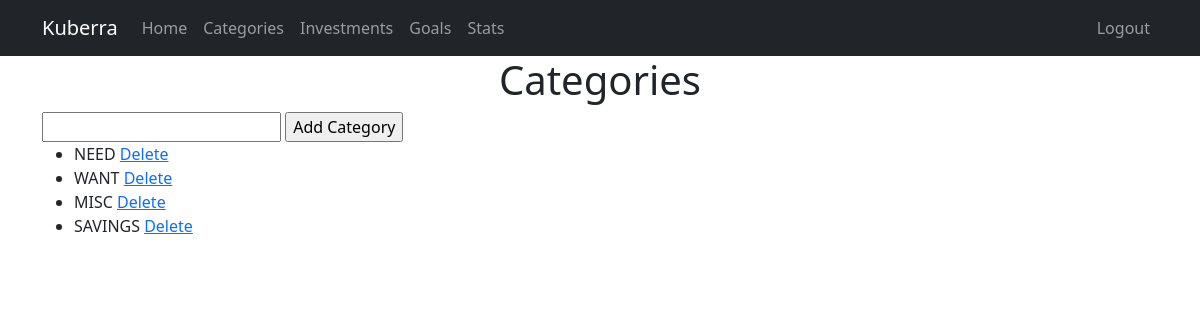
/categories (signed in), run on the app's committed database.
### website/models.py (models this page shows)
class Category(db.Model):
    id = db.Column(db.Integer, primary_key=True)
    name = db.Column(db.String(100), nullable=False)
    user_id = db.Column(db.Integer, db.ForeignKey('user.id', ondelete='CASCADE'), nullable=False)
    transactions = db.relationship('Transaction', backref='category', lazy=True)

### website/views.py (the view, shortened to what this page needs)
@views.route('/categories', methods=['GET', 'POST'])
@login_required
def categories():
    cats = Category.query.filter(Category.user_id == current_user.id, Category.name != 'None').all()
    return render_template('categories.html', categories=cats, user=current_user)

### website/__init__.py (called while the page is built)
def create_app():
    app = Flask(__name__)
    app.config['SECRET_KEY'] = 'duckthisshitimout'
    app.config['SQLALCHEMY_DATABASE_URI'] = f'sqlite:///{NAME}'
    db.init_app(app)
    from .views import views
    from .auth import auth
    app.register_blueprint(views, url_prefix='/')
    app.register_blueprint(auth, url_prefix='/')
    from .models import User, Category, Transaction
    create_db(app)
    manager = LoginManager()
    manager.login_view = 'auth.login'
    manager.init_app(app)
    @manager.user_loader
    def load_user(user_id):
        return User.query.get(int(user_id))
    return app

### website/templates/categories.html (shortened to what this page needs)
{% extends "base.html" %}
{% block content %}
    <h1 align="center">Categories</h1>
    <div id="categoryadd">
    <form method="POST" action="{{ url_for('views.categories') }}">
        <input type="text" name="category" required>
        <input type="submit" value="Add Category">
    </form>
    </div>
    <ul id="categories">
        {% for cat in categories %}
            <li>
                {{ cat.name }}
                <a href="{{ url_for('views.categoriesdel', id=cat.id) }}">Delete</a>
            </li>
        {% endfor %}
    </ul>
{% endblock %}

### data on the page
Category: name "NEED"
Category: name "WANT"
Category: name "MISC"
Category: name "SAVINGS"
